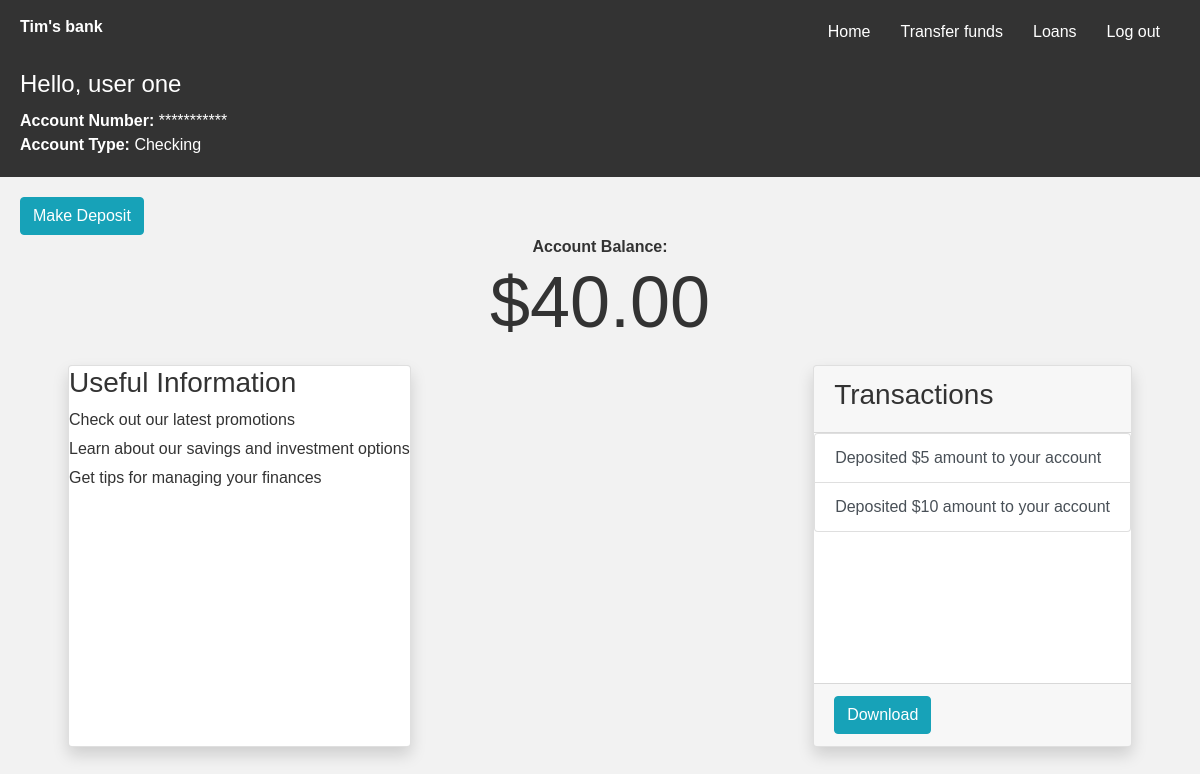
Before: / (signed in) with the older database file.
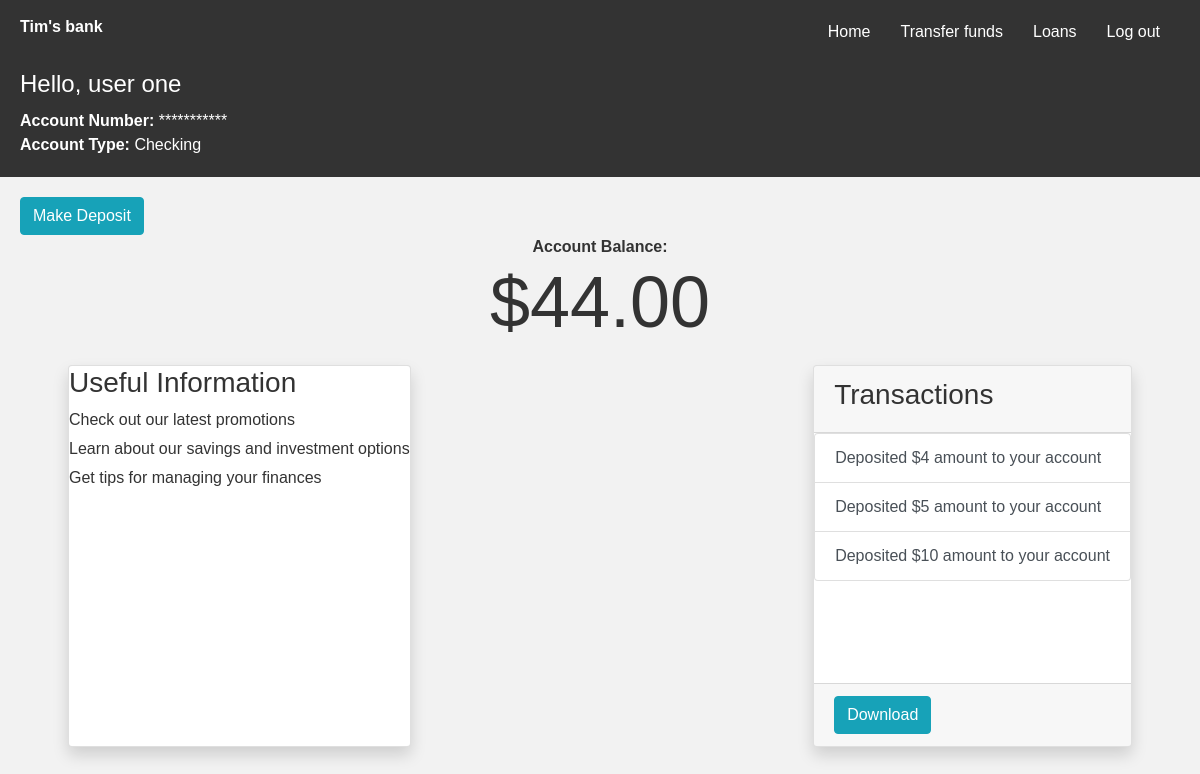
After: the same page with the newer database file.
### banking/models.py (models this page shows, shortened)
class Account(models.Model):
    user = models.ForeignKey(
        User, on_delete=models.CASCADE, related_name="account_holder")
    account_number = models.CharField(max_length=10, unique=True, blank=True)
    balance = models.DecimalField(max_digits=10, decimal_places=2, default=0)
    unique_together = ["user", "account_number"]

class Transactions(models.Model):
    account = models.ForeignKey(Account, on_delete=models.CASCADE)
    transactions = models.CharField(max_length=64, null=True)
    timestamp = models.DateTimeField(auto_now=True)

class User(AbstractUser):
    pass

### banking/views.py (the view)
# urls.py: path('', views.index, name="index"),
@login_required()
def index(request):
    account = Account.objects.get(user=request.user)
    transactions = Transactions.objects.filter(
        account=account).order_by('-timestamp')
    return render(request, 'banking/homepage.html', {"account": account, "transactions": transactions})

### banking/templates/banking/homepage.html (shortened to what this page needs)
{% extends "banking/layout.html" %} {% load static %} {% block body %}
<body>
  <header>
    <h1>Hello, {{account.user.first_name}} {{account.user.last_name}}</h1>
    <nav>
      <strong>Account Number: </strong><span data-toggle="tooltip" title="Click to see/hide account number" id="account_number" data-account_number="{{account.account_number}}" style="cursor:grab;"> *********** </span> <br>
      <strong >Account Type: </strong> Checking
    </nav>
  </header>
  <main>
    <section id="account-summary">
      <button
      type="button"
      class="btn btn-info"
      data-toggle="modal"
      data-target="#myModal"
      id="open_deposit"
    >
      Make Deposit
    </button>
        <div style="text-align: center;"><strong class="">Account Balance:</strong> <div class="display-3">${{account.balance}}</div></div>
    </section>
    <section id="widget">
      <div class="card shadow mb-5 ml-5 bg-white rounded">
        <h3>Useful Information</h3>
        <ul>
          <li>Check out our latest promotions</li>
          <li>Learn about our savings and investment options</li>
          <li>Get tips for managing your finances</li>
        </ul>
      </div>
      <div class="card shadow mb-5 mr-5 bg-white rounded">
        <div class="card-header"> <h3>Transactions</h3></div>
    <div class="card-body p-0">
      <ul class="list-group m-0">
      {% for history in transactions %}
    <li class="list-group-item list-group-item-action" data-toggle="tooltip" title="{{history.timestamp}}" data-placement="top">{{history.transactions}}</li>
    {% empty %}
    <div>No transaction yet</div>
    {% endfor %}
  </ul></div>
  <div class="card-footer"><button class="btn btn-info"><a href="{% url 'download_csv'%}" style="text-decoration: none; color: white;"> Download</a> </button></div>
      </div>
    </section>
  </main>
  </div>
</body>
  {% endblock%} {% block script %}
  <link href="{% static 'banking/homepage/style.css' %}" rel="stylesheet" />
  {% endblock %}

Changed rows visible on the page:
changed Account "user": balance "40.00" → "44.00"
added Transactions: transactions "Deposited $4 amount to your account"
